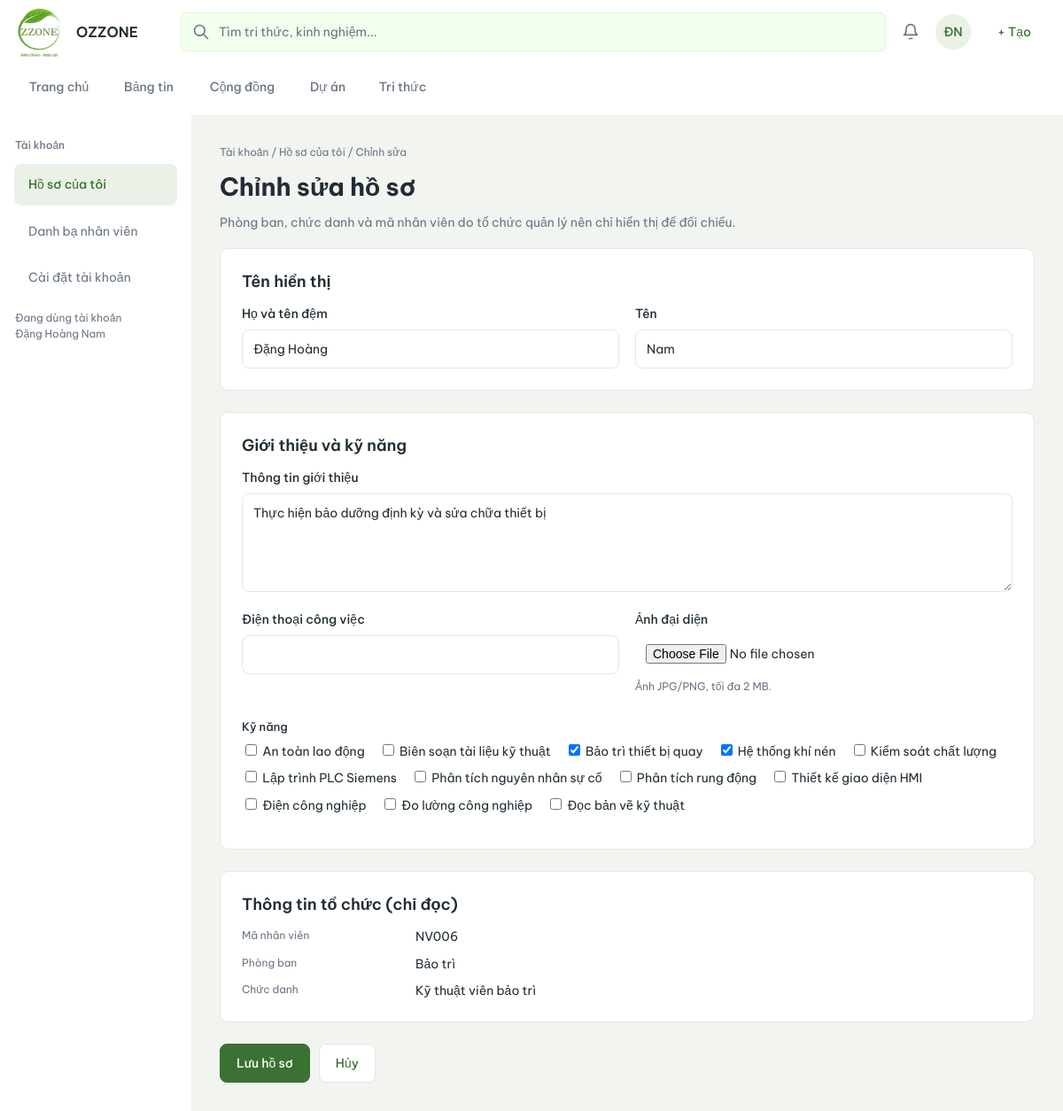
The page /tai-khoan/ho-so/chinh-sua/ (signed in) on the database its author committed.
### projectp/models.py (models this page shows, shortened)
class TimeStamped(models.Model):
    ngay_tao = models.DateTimeField(auto_now_add=True)
    ngay_cap_nhat = models.DateTimeField(auto_now=True)
    class Meta:
        abstract = True

class HoSoNhanVien(TimeStamped):
    ma_ho_so = models.BigAutoField(primary_key=True)
    nguoi_dung = models.OneToOneField(
        USER,
        on_delete=models.PROTECT,
        related_name='ho_so_nhan_vien',
        db_column='ma_nguoi_dung',
    )
    phong_ban = models.ForeignKey(PhongBan, on_delete=models.PROTECT, db_column="ma_phong_ban")
    vi_tri = models.ForeignKey(ViTriCongViec, on_delete=models.PROTECT, db_column="ma_vi_tri")
    ma_nhan_vien = models.CharField(max_length=50, unique=True)
    anh_dai_dien = models.ImageField(upload_to="ozzone/ho_so/", max_length=500, blank=True)
    so_dien_thoai = models.CharField(max_length=30, blank=True)
    gioi_thieu = models.TextField(blank=True)
    bat_buoc_doi_mat_khau = models.BooleanField(default=True)
    class Meta:
        db_table = "HO_SO_NHAN_VIEN"

class KyNang(TimeStamped):
    ma_ky_nang = models.BigAutoField(primary_key=True)
    ten_ky_nang = models.CharField(max_length=150, unique=True)
    mo_ta = models.TextField(blank=True)
    class Meta:
        db_table = "KY_NANG"
    def __str__(self):
        return self.ten_ky_nang

class PhongBan(TimeStamped):
    ma_phong_ban = models.BigAutoField(primary_key=True)
    ma_nghiep_vu = models.CharField(max_length=50, unique=True)
    ten_phong_ban = models.CharField(max_length=200)
    mo_ta = models.TextField(blank=True)
    dang_hoat_dong = models.BooleanField(default=True)
    class Meta:
        db_table = "PHONG_BAN"

class ViTriCongViec(TimeStamped):
    ma_vi_tri = models.BigAutoField(primary_key=True)
    ma_nghiep_vu = models.CharField(max_length=50, unique=True)
    ten_vi_tri = models.CharField(max_length=200)
    mo_ta = models.TextField(blank=True)
    dang_hoat_dong = models.BooleanField(default=True)
    class Meta:
        db_table = "VI_TRI_CONG_VIEC"

### accounts/views/uc_acc_03_ho_so.py (the view)
# urls.py: path("ho-so/chinh-sua/", views.profile_edit, name="profile_edit"),
@login_required
@can_doi_mat_khau
def profile_edit(request):
    ho_so = HoSoNhanVien.objects.filter(nguoi_dung=request.user).first()
    if ho_so is None:
        messages.info(request, "Tài khoản này chưa có hồ sơ nhân viên. Liên hệ quản trị viên.")
        return redirect("accounts:profile")
    if request.method == "POST":
        form = ProfileForm(request.POST, request.FILES, instance=ho_so)
        if form.is_valid():
            old_name = (request.user.first_name, request.user.last_name)
            try:
                save_profile(request.user, form)
            except (DatabaseError, OSError, ValidationError):
                request.user.first_name, request.user.last_name = old_name
                form.add_error(None, "Chưa lưu được hồ sơ. Dữ liệu cũ được giữ; bạn có thể thử lại.")
            else:
                messages.success(request, "Đã lưu hồ sơ.")
                return redirect("accounts:profile")
    else:
        form = ProfileForm(
            instance=ho_so,
            initial={
                "first_name": request.user.first_name,
                "last_name": request.user.last_name,
                "ky_nang": list(
                    KyNangNhanVien.objects.filter(ho_so=ho_so).values_list("ky_nang_id", flat=True)
                ),
            },
        )
    return render(
        request, "accounts/profile_edit.html", {"form": form, "profile": ho_so, "active_side": "profile"}
    )

### accounts/forms.py (shortened to what this page needs)
class ProfileForm(forms.ModelForm):
    last_name = forms.CharField(label="Họ và tên đệm", max_length=150)
    first_name = forms.CharField(label="Tên", max_length=150)
    ky_nang = forms.ModelMultipleChoiceField(
        label="Kỹ năng",
        queryset=KyNang.objects.order_by("ten_ky_nang"),
        required=False,
        widget=forms.CheckboxSelectMultiple,
    )
    class Meta:
        model = HoSoNhanVien
        fields = ["so_dien_thoai", "gioi_thieu", "anh_dai_dien"]
        labels = {
            "so_dien_thoai": "Điện thoại công việc",
            "gioi_thieu": "Thông tin giới thiệu",
            "anh_dai_dien": "Ảnh đại diện",
        }
        widgets = {"gioi_thieu": forms.Textarea(attrs={"rows": 4})}

### accounts/templatetags/ozzone_names.py (called while the page is built)
@register.filter
def ho_ten(user):
    return format_name(user) if user else ""

### accounts/views/_chung.py (called while the page is built)
def da_doi_mat_khau(user):
    ho_so = HoSoNhanVien.objects.filter(nguoi_dung_id=user.pk).first()
    return ho_so is None or not ho_so.bat_buoc_doi_mat_khau

def ho_ten(user):
    return f"{user.last_name} {user.first_name}".strip() or user.username

### accounts/templates/accounts/profile_edit.html (shortened to what this page needs)
{% extends "accounts/_base.html" %}
{% block content %}
<div class="oz-page">
  <p class="oz-breadcrumb">Tài khoản / <a href="{% url 'accounts:profile' %}">Hồ sơ của tôi</a> / Chỉnh sửa</p>
  <h1 class="oz-page-title">Chỉnh sửa hồ sơ</h1>
  <p class="oz-page-lead">Phòng ban, chức danh và mã nhân viên do tổ chức quản lý nên chỉ hiển thị để đối chiếu.</p>
  <form method="post" enctype="multipart/form-data" novalidate>
    <section class="oz-card">
      <h2 class="oz-card-title">Tên hiển thị</h2>
      <div class="oz-form-grid">
        {% for field in form %}{% if field.name == 'last_name' or field.name == 'first_name' %}
        <div class="oz-field">
          <label for="{{ field.id_for_label }}">{{ field.label }}</label>{{ field }}
        </div>
        {% endif %}{% endfor %}
      </div>
    </section>
    <section class="oz-card">
      <h2 class="oz-card-title">Giới thiệu và kỹ năng</h2>
      <div class="oz-field">
        <label for="{{ form.gioi_thieu.id_for_label }}">{{ form.gioi_thieu.label }}</label>{{ form.gioi_thieu }}
      </div>
      <div class="oz-form-grid">
        <div class="oz-field">
          <label for="{{ form.so_dien_thoai.id_for_label }}">{{ form.so_dien_thoai.label }}</label>{{ form.so_dien_thoai }}
        </div>
        <div class="oz-field">
          <label for="{{ form.anh_dai_dien.id_for_label }}">{{ form.anh_dai_dien.label }}</label>{{ form.anh_dai_dien }}
          <p class="oz-help">Ảnh JPG/PNG, tối đa 2 MB.</p>
        </div>
      </div>
      <div class="oz-field" style="margin-top:14px">
        <span class="oz-label">{{ form.ky_nang.label }}</span>
        <ul class="oz-checks">{% for cb in form.ky_nang %}<li>{{ cb.tag }} <label for="{{ cb.id_for_label }}" style="display:inline;margin:0;font-weight:400">{{ cb.choice_label }}</label></li>{% endfor %}</ul>
      </div>
    </section>
    <section class="oz-card">
      <h2 class="oz-card-title">Thông tin tổ chức (chỉ đọc)</h2>
      <dl class="oz-dl">
        <dt>Mã nhân viên</dt><dd>{{ profile.ma_nhan_vien }}</dd>
        <dt>Phòng ban</dt><dd>{{ profile.phong_ban.ten_phong_ban }}</dd>
        <dt>Chức danh</dt><dd>{{ profile.vi_tri.ten_vi_tri }}</dd>
      </dl>
    </section>
    <div class="oz-actions">
      <button type="submit" class="oz-btn oz-btn-primary">Lưu hồ sơ</button>
      <a class="oz-btn" href="{% url 'accounts:profile' %}">Hủy</a>
    </div>
  </form>
</div>
{% endblock %}

### accounts/templates/accounts/_base.html
{% extends "base.html" %}
{% load ozzone_names %}
{% load static %}
{% block extra_css %}
  <link rel="stylesheet" href="{% static 'ozzone/components.css' %}">
  <link rel="stylesheet" href="{% static 'ozzone/workspace.css' %}?v=20261112-1">
{% endblock %}
{% block main_class %}acc-main{% endblock %}
{% block sidebar %}
<aside class="oz-sidebar acc-sidebar" aria-label="Tài khoản">
  <p class="oz-sidebar-title">Tài khoản</p>
  <nav>
    <a class="oz-side-link {% if active_side == 'profile' %}is-active{% endif %}" href="{% url 'accounts:profile' %}">Hồ sơ của tôi</a>
    <a class="oz-side-link {% if active_side == 'directory' %}is-active{% endif %}" href="{% url 'accounts:directory' %}">Danh bạ nhân viên</a>
    <a class="oz-side-link {% if active_side == 'settings' or active_side == 'logout' %}is-active{% endif %}" href="{% url 'accounts:settings' %}">Cài đặt tài khoản</a>
  </nav>
  <p class="oz-sidebar-foot">Đang dùng tài khoản<br>{{ request.user|ho_ten }}</p>
</aside>
{% endblock %}

### templates/base.html (shortened to what this page needs)
{% load ozzone_names %}
{% load static %}
{% url 'core:home' as home_url %}
{% url 'social:feed' as feed_url %}
{% url 'communities:list' as communities_url %}
{% url 'projects:list' as projects_url %}
{% url 'knowledge:list' as knowledge_url %}
{% url 'knowledge:search' as search_url %}
{% url 'notifications:list' as notices_url %}
{% url 'accounts:profile' as profile_url %}
{% url 'accounts:login' as login_url %}
{% url 'accounts:logout' as logout_url %}
{% url 'admin:index' as admin_url %}
{% url 'admin:login' as admin_login_url %}
{% url 'social:create' as create_post_url %}
{% url 'admin:projectp_congdong_add' as create_community_url %}
{% url 'projects:create' as create_project_url %}
{% url 'knowledge:create' as create_knowledge_url %}
{% firstof home_url projects_url as landing_url %}
{% firstof active_nav request.resolver_match.app_name as current_app %}
<!DOCTYPE html>
<html lang="vi">
<head>
    <link rel="stylesheet" href="{% static 'ozzone/post_attachments.css' %}?v=attachment-controls">
    <link rel="stylesheet" href="{% static 'ozzone/confirmation.css' %}">
    {% block extra_css %}{% endblock %}
</head>
<body>
    <header class="oz-header">
        <a
            class="oz-brand"
            href="{{ landing_url }}"
            aria-label="OZZONE"
        >
            <span class="oz-logo">
                <img
                    src="{% static 'ozzone/logo.jpg' %}"
                    alt=""
                >
            </span>
            <span class="oz-brand-text">OZZONE</span>
        </a>
        <nav class="oz-nav" aria-label="Điều hướng chính">
            {% if home_url %}
                <a
                    class="oz-nav-item"
                    href="{{ home_url }}"
                >
                    Trang chủ
                </a>
            {% endif %}
            {% if feed_url %}
                <a
                    class="oz-nav-item"
                    href="{{ feed_url }}"
                >
                    Bảng tin
                </a>
            {% endif %}
            {% if communities_url %}
                <a
                    class="oz-nav-item"
                    href="{{ communities_url }}"
                >
                    Cộng đồng
                </a>
            {% endif %}
            {% if projects_url %}
                <a
                    class="oz-nav-item"
                    href="{{ projects_url }}"
                >
                    Dự án
                </a>
            {% else %}
                <span class="oz-nav-item" aria-disabled="true">
                    Dự án
                </span>
            {% endif %}
            {% if knowledge_url %}
                <a
                    class="oz-nav-item"
                    href="{{ knowledge_url }}"
                >
                    Tri thức
                </a>
            {% endif %}
        </nav>
        <form
            class="oz-search"
            method="get"
            {% if search_url %}
                action="{{ search_url }}"
            {% endif %}
        >
            <input
                type="search"
                name="q"
                placeholder="Tìm tri thức, kinh nghiệm..."
                aria-label="Tìm tri thức, kinh nghiệm"
            >
        </form>
        <a
            class="oz-bell"
            aria-label="Thông báo"
            {% if notices_url %}
                href="{{ notices_url }}"
            {% else %}
                aria-disabled="true"
                title="Thông báo đang được tích hợp"
            {% endif %}
        >
        </a>
        {% if request.user.is_authenticated %}
            <details class="oz-menu">
                <summary
                    class="oz-avatar"
                    aria-label="Tài khoản {{ request.user.username }}"
                >
                    {% if request.user.first_name or request.user.last_name %}
                        {{ request.user.last_name|first|upper }}{{ request.user.first_name|first|upper }}
                    {% else %}
                        {{ request.user.username|slice:':2'|upper }}
                    {% endif %}
                </summary>
            </details>
            <details class="oz-menu">
                <summary class="oz-create">+ Tạo</summary>
            </details>
        {% endif %}
    </header>
    <div class="oz-layout">
        {% block sidebar %}{% endblock %}
        <main
            id="main-content"
            class="oz-main {% block main_class %}{% endblock %}"
        >
            {% block content %}{% endblock %}
        </main>
    </div>
</body>
</html>

### static/ozzone/components.css (style rules this page uses)
:root { --oz-brand-dark: #2F5C28; --oz-info-bg: #EBF2FA; --oz-info-text: #2F5F8F; --oz-warn-bg: #FFF5DC; --oz-warn-text: #8A5A00; --oz-danger: #C0313F; --oz-danger-bg: #FDECEE; --oz-radius: 8px; }
.oz-sidebar { flex: 0 0 200px; width: 200px; padding: 16px 12px; background: var(--oz-surface); }
.oz-sidebar-title { margin: 0 0 12px 1px; color: var(--oz-muted); font-size: 12px; font-weight: 500; text-transform: uppercase; }
.oz-sidebar nav { display: flex; flex-direction: column; gap: 6px; }
.oz-side-link { display: block; padding: 10px 8px; border-radius: 4px; color: var(--oz-text); font-size: 14px; text-decoration: none; overflow: hidden; text-overflow: ellipsis; white-space: nowrap; }
.oz-side-link.is-active { background: var(--oz-brand-soft); color: var(--oz-brand); font-weight: 600; }
.oz-sidebar-foot { margin: 14px 1px 0; color: var(--oz-muted); font-size: 11px; line-height: 1.45; }
.oz-page { max-width: 1000px; padding: 28px 28px 48px; }
.oz-breadcrumb { margin: 0 0 10px; color: var(--oz-muted); font-size: 11px; }
.oz-breadcrumb a { color: var(--oz-muted); text-decoration: none; }
.oz-page-title { margin: 0 0 14px; font-size: 26px; font-weight: 700; line-height: 1.25; }
.oz-page-lead { margin: -8px 0 18px; color: var(--oz-muted); }
.oz-actions { display: flex; flex-wrap: wrap; gap: 10px; align-items: center; }
.oz-card { margin-bottom: 16px; padding: 20px 22px; border: 1px solid var(--oz-border); border-radius: var(--oz-radius); background: var(--oz-surface); }
.oz-card-title { margin: 0 0 12px; font-size: 15px; font-weight: 600; }
.oz-dl { display: grid; grid-template-columns: 180px 1fr; gap: 8px 16px; margin: 0; }
.oz-dl dt { color: var(--oz-muted); font-size: 12px; }
.oz-dl dd { margin: 0; }
.oz-btn { display: inline-flex; align-items: center; justify-content: center; gap: 6px; min-height: 38px; padding: 0 18px; border: 1px solid var(--oz-border); border-radius: 6px; background: var(--oz-surface); color: var(--oz-brand); font: inherit; font-weight: 600; text-decoration: none; cursor: pointer; }
.oz-btn-primary { border-color: var(--oz-brand); background: var(--oz-brand); color: #fff; }
.oz-form-grid { display: grid; grid-template-columns: repeat(2, minmax(0, 1fr)); gap: 14px 18px; }
.oz-field { margin-bottom: 14px; }
.oz-form-grid .oz-field { margin-bottom: 0; }
.oz-field label, .oz-label { display: block; margin-bottom: 6px; font-size: 13px; font-weight: 500; }
.oz-field input[type="text"], .oz-field input[type="password"], .oz-field input[type="email"], .oz-field input[type="search"], .oz-field input[type="tel"], .oz-field select, .oz-field textarea, .oz-input { width: 100%; min-height: 38px; padding: 8px 12px; border: 1px solid var(--oz-border); border-radius: 6px; background: #fff; color: var(--oz-text); font: inherit; }
.oz-field textarea { min-height: 110px; resize: vertical; }
.oz-help { margin-top: 4px; color: var(--oz-muted); font-size: 12px; }
.oz-checks { display: flex; flex-wrap: wrap; gap: 8px 16px; margin: 0; padding: 0; list-style: none; }
.oz-checks label { display: inline-flex; gap: 6px; align-items: center; font-weight: 400; }

### rows shown on the page
HoSoNhanVien: gioi_thieu "Thực hiện bảo dưỡng định kỳ và sửa chữa thiết bị", ma_nhan_vien "NV006", phong_ban.ten_phong_ban "Bảo trì", vi_tri.ten_vi_tri "Kỹ thuật viên bảo trì"
KyNang: choice_label "An toàn lao động"
KyNang: choice_label "Biên soạn tài liệu kỹ thuật"
KyNang: choice_label "Bảo trì thiết bị quay"
KyNang: choice_label "Hệ thống khí nén"
KyNang: choice_label "Kiểm soát chất lượng"
KyNang: choice_label "Lập trình PLC Siemens"
KyNang: choice_label "Phân tích nguyên nhân sự cố"
KyNang: choice_label "Phân tích rung động"
KyNang: choice_label "Thiết kế giao diện HMI"
KyNang: choice_label "Điện công nghiệp"
KyNang: choice_label "Đo lường công nghiệp"
KyNang: choice_label "Đọc bản vẽ kỹ thuật"

### other values the page prints
{{ request.user.last_name|first|upper }} "Đ"
{{ request.user.first_name|first|upper }} "N"
{{ request.user|ho_ten }} "Đặng Hoàng Nam"
{{ field.label }} "Họ và tên đệm" "Tên"
